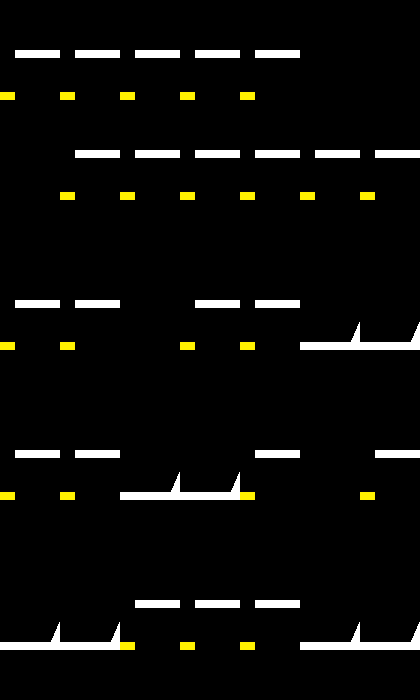

A level layout from a 2D game, rendered from its tile map. Below: a short description, then the map file with its tile-grid data intact:
An orthogonal 7x14 tile map with 60x50 px tiles, 1 tile layer (Ground) and 2 objects.

<map version="1.0" tiledversion="1.1.6" orientation="orthogonal" renderorder="right-down" width="7" height="14" tilewidth="60" tileheight="50" infinite="0" nextobjectid="1">
 <tileset firstgid="1" name="tiles" tilewidth="60" tileheight="50" tilecount="6" columns="6">
  <image source="tiles.png" trans="ff00ff" width="360" height="50" />
  <tile id="0">
   <properties>
    <property name="collides" type="bool" value="true" />
   </properties>
   <objectgroup draworder="index">
    <object id="1" x="0.5" y="49.25">
     <polygon points="0,0 29,-49 59.75,0.75" />
    </object>
   </objectgroup>
  </tile>
  <tile id="1">
   <properties>
    <property name="collides" type="bool" value="false" />
   </properties>
  </tile>
  <tile id="2">
   <properties>
    <property name="collides" type="bool" value="false" />
   </properties>
  </tile>
  <tile id="3">
   <properties>
    <property name="collides" type="bool" value="false" />
   </properties>
  </tile>
  <tile id="4">
   <properties>
    <property name="collides" type="bool" value="false" />
   </properties>
  </tile>
  <tile id="5">
   <properties>
    <property name="collides" type="bool" value="true" />
   </properties>
   <objectgroup draworder="index">
    <object id="1" x="0.25" y="42.25" width="59.5" height="7.5" />
   </objectgroup>
  </tile>
 </tileset>
 <layer name="Ground" width="7" height="14">
  <data encoding="csv">
0,0,0,0,0,0,0,
6,6,6,6,6,0,0,
0,0,0,0,0,0,0,
0,6,6,6,6,6,6,
0,0,0,0,0,0,0,
0,0,0,0,0,0,0,
6,6,0,6,6,1,1,
0,0,0,0,0,0,0,
0,0,0,0,0,0,0,
6,6,1,1,6,0,6,
0,0,0,0,0,0,0,
0,0,0,0,0,0,0,
1,1,6,6,6,1,1,
0,0,0,0,0,0,0
</data>
 </layer>
</map>